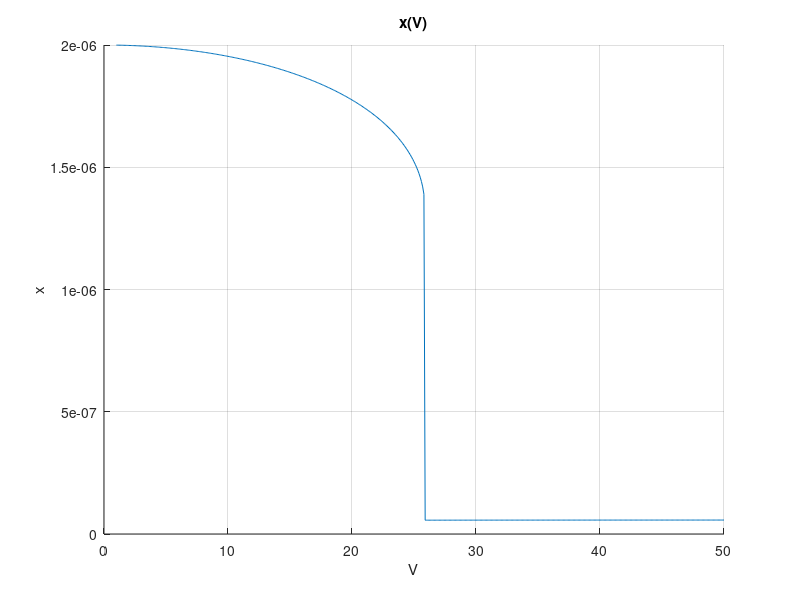

MATLAB code to generate this figure:
%Constants
    clear all; format compact; format long g;
    K = 0.1; %Stiffness
    gap = 2e-6; %Initial gap between plates
    permittivity = 8.854e-12; %Permittivity of the medium
    length = 2e-6; %Overlapping length of the plates
    thickness = 20e-6; %layer thickness of the plates
    B = permittivity*length*thickness; %Constant
    V = 30; %Applied voltage difference between plates
    
j = 0;
for V = 1 : 0.1: 50    
    j = j + 1; %plot data index
    
%Contact parameter
    x0 = 1.96e-6;
    U_spring = (1/2*K*x0.^2);
    U_capacitor = (-1/2*B*V^2 ./ (gap-x0));
    C = (U_spring + U_capacitor) / (gap-x0).^-6;

%Potential
    x = [-0.1:0.0001:1.955]*1e-6; 
    U_spring = 1/2*K*x.^2;
    U_capacitor = -1/2*B*V^2./(gap-x);
    U_contact = -C*(gap-x).^-6;
    %figure(1); clf; grid on; hold on;
    %plot(x, U_contact, 'b'); plot(x, U_spring, 'r'); plot(x, U_capacitor, 'm'); 
    %plot(x, U_spring +  U_capacitor + U_contact, 'k'); title('U(x)'); xlabel('x'); ylabel('U');
    
%Force
    x = [-0.1:0.0001:1.94]*1e-6; 
    F_spring = -K*x;
    F_capacitor = 1/2*B*V^2./(gap-x).^2;
    F_contact = 6*C*abs(x-2e-6).^-7;
    %figure(2); clf; grid on; hold on;
    %plot(x, F_contact, 'b');plot(x, F_spring, 'r');plot(x, F_capacitor, 'm');
    %plot(x, F_spring +  F_capacitor + F_contact, 'k'); title('F(x)'); xlabel('x'); ylabel('F');

%Newton solver
    x = gap / 3; %Initial guess
    delta_x = -0.00001e-6;
    iter = 0;
    while (abs(delta_x)) >= 1e-20 && iter < 1000
      x = x - delta_x;
      F =  -K*x +    -1*-1/2*B*V^2./(gap-x).^2 +       (-6*-C*(gap-x).^-7);
      dF = -K   + -2*-1*-1/2*B*V^2./(gap-x).^3 + -1*-7*(-6*-C*(gap-x).^-8);
      delta_x = dF\F;
      iter = iter + 1;
    end
    
    if 0
        disp('---------- Results ----------')
        delta_x
        iter
        dF
        F
        x
    end

    VV(j) = V;
    xx(j) = x;
end
figure(4); clf; grid on; hold on; plot(VV,gap-xx); title('x(V)'); xlabel('V'); ylabel('x');

